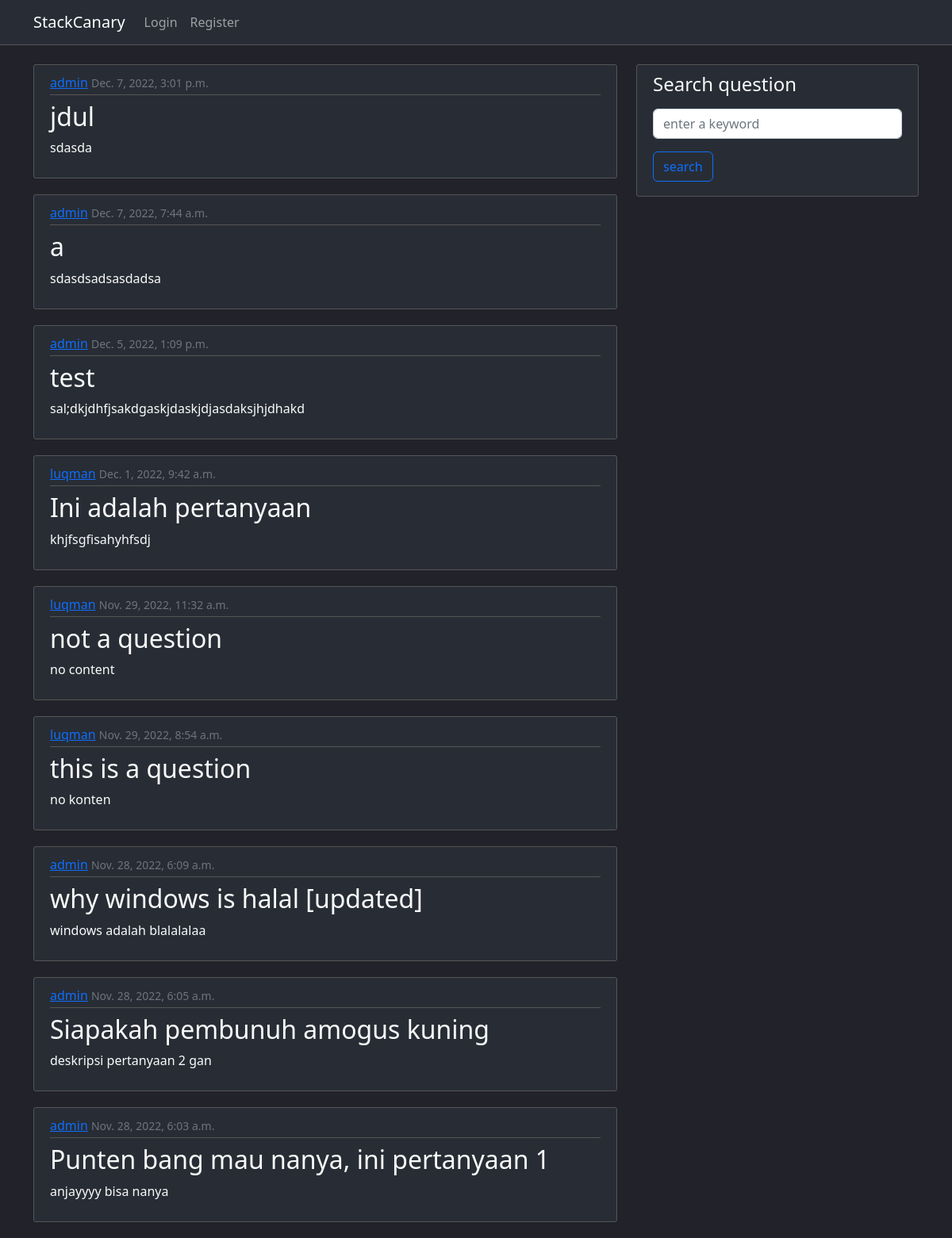
Before: /forum/ with the older database file.
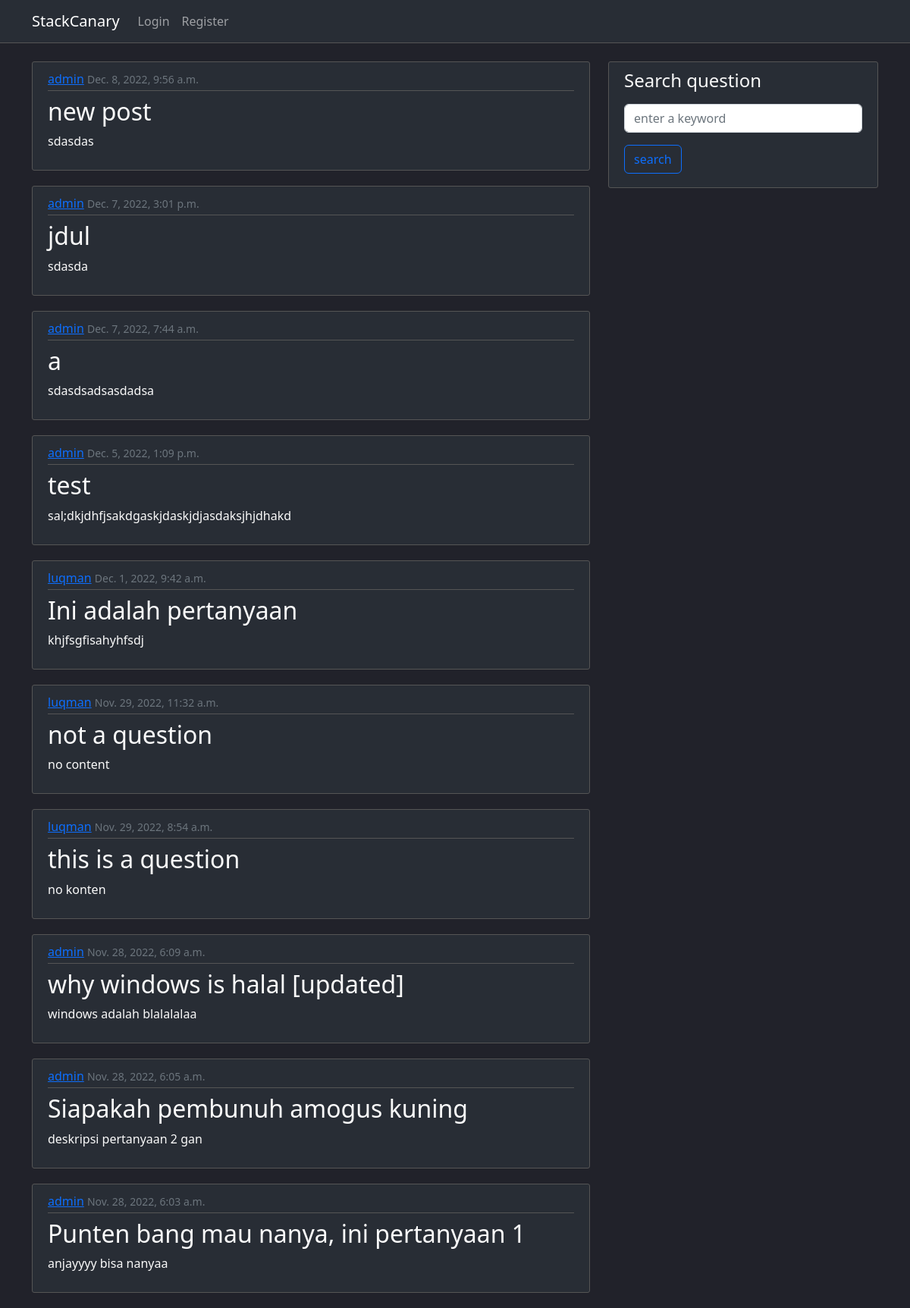
After: the same page with the newer database file.
### forum/models.py (models this page shows, shortened)
class Pertanyaan(models.Model):
    author = models.ForeignKey(User, on_delete=models.CASCADE)
    judul = models.CharField(max_length=256)
    konten = models.TextField()
    snippet = models.TextField(default=None, blank=True, null=True)
    waktu_upload = models.DateTimeField(default=timezone.now)

### forum/views.py (the view)
# urls.py: path('', QuestionListView.as_view(), name='forum-index'),
class QuestionListView(ListView):
    model = Pertanyaan
    template_name = 'forum/index.html'
    context_object_name = 'pertanyaan'
    ordering = ['-waktu_upload']

### forum/templates/forum/index.html
{% extends "forum/base.html" %}
{% block content %}
        {% for question in pertanyaan %}
            <article class="content-section zoom">
                    <div class="article-metadata">
                        <a class="mr-2" href="#">{{ question.author }}</a>
                        <small class="text-muted">{{ question.waktu_upload }}</small>
                    </div>
                    <h2><a class="article-title" href="{% url 'forum-question-detail' question.id %}">{{ question.judul }}</a></h2>
                    <p class="article-content">{{ question.konten|stringformat:".100s" }}</p>
            </article>
        {% endfor %}
{% endblock content %}

Changed rows visible on the page:
added Pertanyaan: author "admin", waktu_upload "Dec. 8, 2022, 9:56 a.m.", judul "new post", konten "sdasdas"
changed Pertanyaan "Punten bang mau nanya, ini pertanyaan 1": konten "anjayyyy bisa nanya" → "anjayyyy bisa nanyaa"
